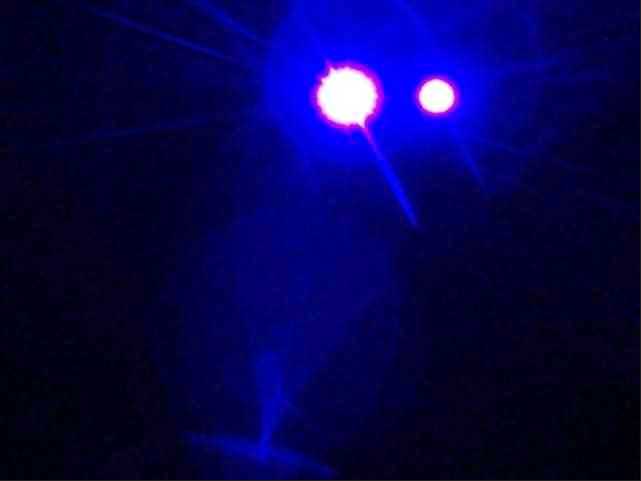
#> input picture Task_4B/custom_img_01.png, 641 x 481 px
$ python LD_2902_led_detection.py --image custom_img_01.png
#> lines starting #> are read from the running program, lines starting #| are printed output that depends on the picture; after the words box and inside, x2 and y2 are one past the last pixel; in counts of white or black regions, pixels touching at a corner belong together
'''
# Team ID:          2902
# Theme:            Luminosity Drone
# Author List:      Manila Raj Putra, Aman Kumar, Harsh Gulzar, Shivam Kumar
# Filename:         LD_2902_led_detection.py
# Functions:        __init__(), call_image(), preprocess_image(), detect_contours(), detect_cluster(), write_data()
# Global variables: None
'''

# importing the necessary packages
from imutils import contours
from skimage import measure
from sklearn.cluster import KMeans
import numpy as np
import cv2
import argparse

class Detection():

   def __init__(self):
      """
        Purpose:
        -------------------------------------------
        Initilizing the newly created object.

        Input Arguments:
        -------------------------------------------
        self

        Returns:
        -------------------------------------------
        None

        Example Call:
        -------------------------------------------

      """
      self.organism_type_map = {
            2 : "alien_a",
            3 : "alien_b",
            4 : "alien_c",
            5 : "alien_d"
      }                                                                            #self.organism_type_map: dictonary to stores all the names of the organism as value and led count as their key
      self.centroids = []        						                                #self.centroids: list to store the centroids of the organisms
      self.organisms_type = []                                                     #self.organism_type: list to store the type of organism detected by the algorithm
      self.threshold_area = 50                                                     #self.threshold_area: store max threshold area to form cluster

   def call_image(self):
      """
        Purpose:
        -------------------------------------------
        Function to read the images using argument parser

        Input Arguments:
        -------------------------------------------
        self

        Returns:
        -------------------------------------------
        None

        Example Call:
        -------------------------------------------
        call_image()
      """
      parser = argparse.ArgumentParser()                                           #parser: Intializes the Parser argument

      #Adding parser argument named --image and help text.
      parser.add_argument('--image', help = 'Enter Image File Name')

      args = parser.parse_args()                                                   #args: Parse command-line arguments using the argparse module
      #reading the path of the image --------------------------------------------
      self.image_path = args.image                                                 #self.image_path: Storing the image path using command line
      self.image = cv2.imread(self.image_path,1)                                   #self.image: Reading image using CV.imread function
#> self.image is the input picture: shape (481, 641, 3); mean B, G, R 77.9, 3.8, 6.3

   def preprocess_image(self):
      """
        Purpose:
        -------------------------------------------
        Applies filter to remove noise from the images

        Input Arguments:
        -------------------------------------------
        self

        Returns:
        -------------------------------------------
        None

        Example Call:
        -------------------------------------------
        preprocess_image()
      """
      grayscale_image = cv2.cvtColor(self.image,cv2.COLOR_BGR2GRAY)                 #Converting 'image' to grayscale and storing it
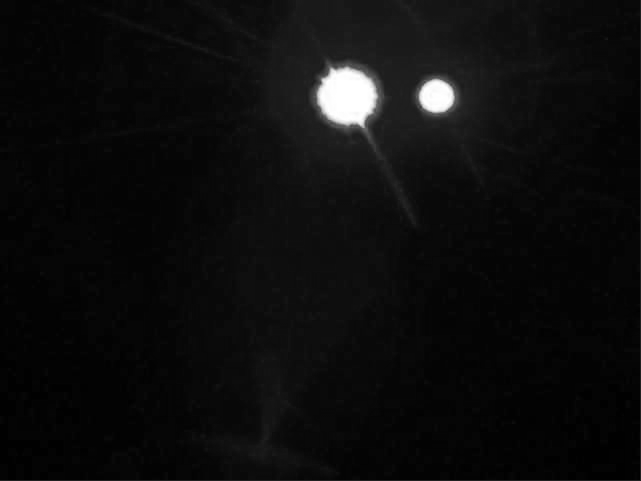
#> grayscale_image: shape (481, 641); min 1, max 255, mean 13
      blurred_image = cv2.GaussianBlur(grayscale_image, (5, 5), 0)                  #Blurring 'grayscale_image' using gaussianblur and storing it in blurred_image varible
   # threshold the image to reveal light regions in the blurred image------------------------------------------------------------------
      self.threshold = cv2.threshold(blurred_image, 225, 255, 0)[1]                 #Thresholding 'blurred_image' with thresh value- 225,255,0 and storing it
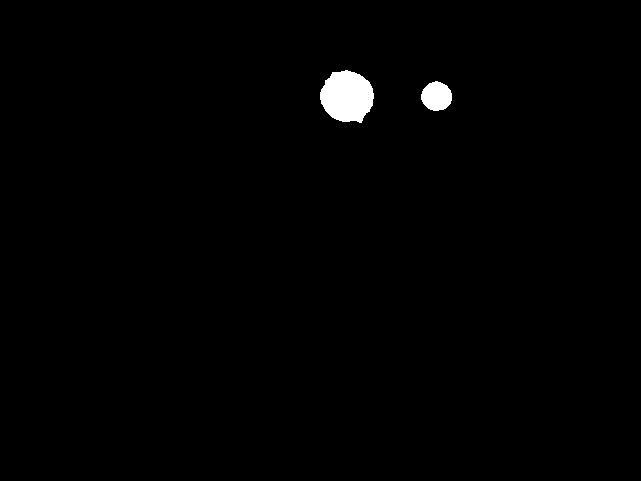
#> self.threshold: shape (481, 641); 0.93% white; 2 white regions, box (x1, y1, x2, y2) and area: (320, 70, 374, 123) 2166, (421, 81, 452, 111) 707

   # perform a series of erosions and dilations to remove any small blobs of noise from the thresholded image--------------------------
      self.threshold = cv2.erode(self.threshold, None, iterations=2)                #Performing erosion with 2 iterations
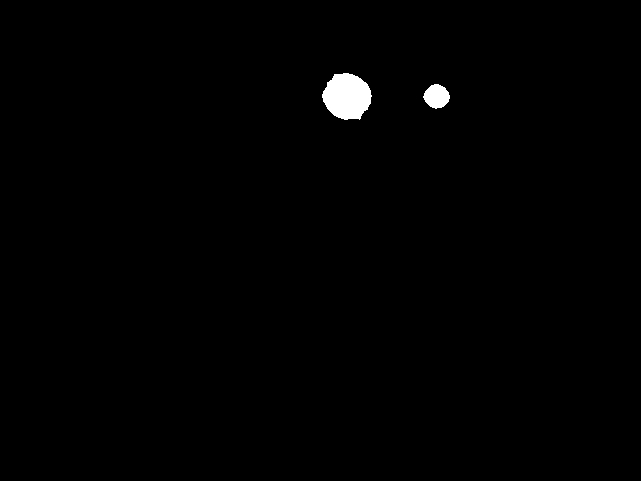
#> self.threshold: shape (481, 641); 0.72% white; 2 white regions, box (x1, y1, x2, y2) and area: (322, 73, 372, 120) 1752, (423, 84, 450, 109) 480
      self.threshold = cv2.dilate(self.threshold, None, iterations=4)               #Performing dilations with 4 iterations
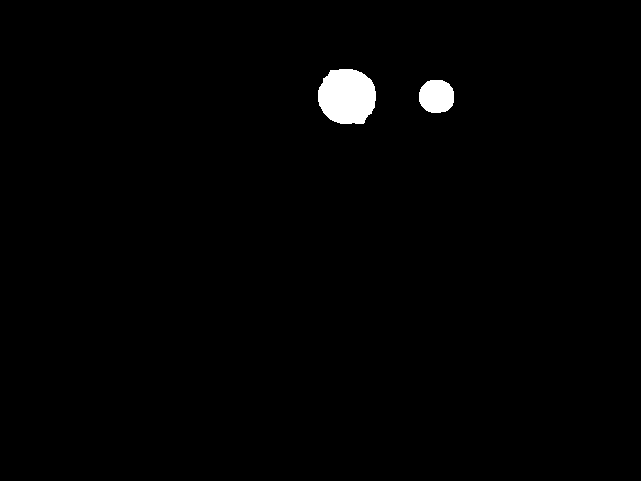
#> self.threshold: shape (481, 641); 1.2% white; 2 white regions


   def detect_contours(self):
      """
        Purpose:
        -------------------------------------------
        Detects the conoturs using OpenCV

        Input Arguments:
        -------------------------------------------
        self

        Returns:
        -------------------------------------------
        None

        Example Call:
        -------------------------------------------
        detect_contours()
      """
      self.contours, heirarchy = cv2.findContours(self.threshold, cv2.RETR_LIST, cv2.CHAIN_APPROX_SIMPLE)     #self.contours: Finding Contours
#> self.contours = 2 contours; box (x1, y1, x2, y2) and area: (318, 69, 376, 124) 2514, (419, 80, 454, 113) 910
      #Sorting Contours based on x-coordinates(left to right)-------------------------------------------------
      self.contours = sorted(self.contours, key=lambda c: cv2.boundingRect(c)[0])
      #Drawing boundary around detected contours--------------------------------------------------------------
      cv2.drawContours(self.image,self.contours,-1,(0,0,255),2)
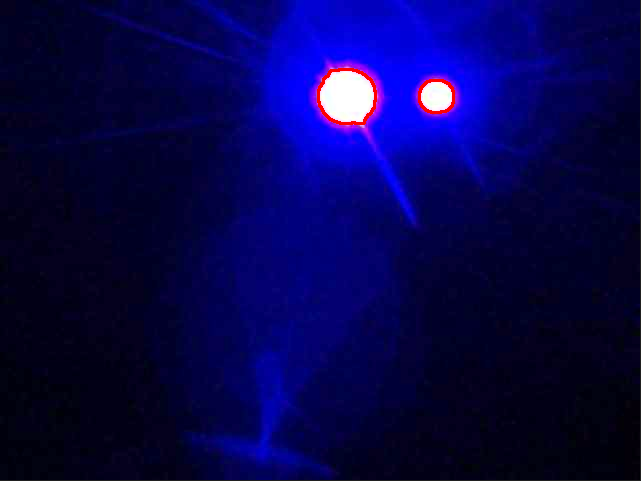
#> self.image: shape (481, 641, 3); 0.32% of pixels changed, all inside (x1, y1, x2, y2) = (317, 68, 455, 125)

   def detect_cluster(self):
      """
        Purpose:
        -------------------------------------------
        Detects the Led Clusters

        Input Arguments:
        -------------------------------------------
        self

        Returns:
        -------------------------------------------
        None

        Example Call:
        -------------------------------------------
        detect_cluster()
      """
      grouped_contours = [self.contour for self.contour in self.contours if cv2.contourArea(self.contour) > self.threshold_area]                                                            #grouped_contours: grouping the number of contours according to contour area
#> grouped_contours has the same summary as self.contours in detect_contours
      contour_centers = np.array([[(center_x + width) / 2, (center_y + height) / 2] for center_x, center_y, width, height in [cv2.boundingRect(contour) for contour in grouped_contours]])  #contour_centers: Calculating centers of grouped contours using bounding rect method
#> contour_centers = [[188, 62], [227, 56.5]]

      # Determine the number of clusters according to threshold area and number of detected contours
      if cv2.contourArea(self.contour) > self.threshold_area :
         if len(self.contours) > 13 :
             num_clusters = 4
         elif len(self.contours) > 8 and len(self.contours) < 13 :
            num_clusters = 3
         elif len(self.contours) > 5 and len(self.contours) < 10 :
            num_clusters = 2
         else:num_clusters = 1


      #Apply KMeans Clustering-----------------------------------------------------------------------------------
      kmeans = KMeans(n_clusters = num_clusters,n_init= "auto")
      kmeans.fit(contour_centers)                       #Fitting contours centers to Kmenas labels
      labels = kmeans.labels_

      #Group contours based on the KMeans labels-----------------------------------------------------------------
      self.clusters = {i: [] for i in range(num_clusters)}

      #looping over grouped contours
      for i, contour in enumerate(grouped_contours):
         self.clusters[labels[i]].append(contour)
#> this loop made 2 passes

      self.grouped_image = self.image.copy()           #self.grouped_image: Storing a copy of image

      #looping over num_clusters----------------------------------------------------------------------------------
      for i in range(num_clusters):
         if len(self.clusters[i]) > 0:
            # Combine all contours in the cluster
            combined_contour = np.vstack(self.clusters[i])

            # Calculate the convex hull
            convex_hull = cv2.convexHull(combined_contour)

            # Get the bounding rectangle for the convex hull
            point_x, point_y, width, height = cv2.boundingRect(convex_hull)

            # Drawing the bounding rectangle for each clusters
            cv2.rectangle(self.grouped_image, (point_x, point_y), (point_x + width, point_y + height), (0, 255, 0), 2)

            points = cv2.moments(convex_hull)                               #storing moments in points
            centroid_X = float(points["m10"] / points["m00"])               #Calculating centroid X-coordintes
            centroid_Y = float(points["m01"] / points["m00"])               #Calculating centroid Y-coordinates
                                     #["m00"] -- represnts Total Area of Object
                                     #["m10"] -- Gives center of mass in X-Axis
                                     #["m01"] -- Gives center of mass in Y-Axis
            centroid = (centroid_X,centroid_Y)                              #centroid: tupple to store X and Y coordinates of convex_hull
            self.centroids.append(centroid)                                 #self.centroids: Appending the X and Y coordinates to list

            self.number_of_contours = len(self.clusters[i])                 #self.number_of_contours: Store the number of contours and the corresponding organism type
            organism = self.organism_type_map.get(self.number_of_contours, "unknown")
            self.organisms_type.append(organism)                            #self.organisms_type: Store the type of different organisms
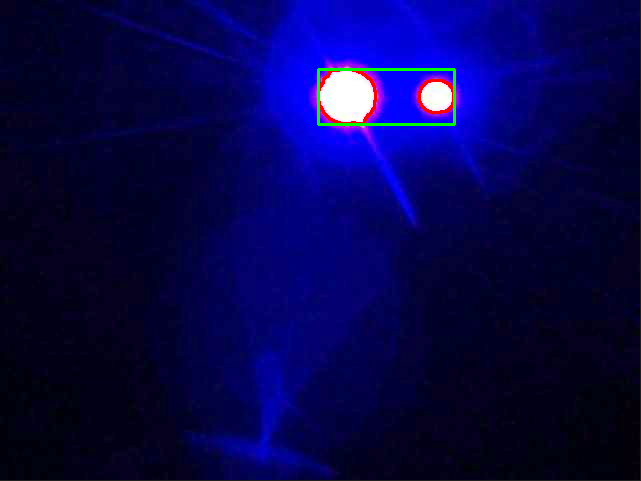
#> self.grouped_image: shape (481, 641, 3); 0.37% of pixels changed, all inside (x1, y1, x2, y2) = (317, 68, 456, 126)
#> after the loop, self.centroids = [(380.3, 96.08)]; self.organisms_type = ['alien_a']


   def write_data(self):
      """
        Purpose:
        -------------------------------------------
        Writing data in the format of an image and text

        Input Arguments:
        -------------------------------------------
        self

        Returns:
        -------------------------------------------
        None

        Example Call:
        -------------------------------------------
        Run when we have to write the result data in text and image format
      """

      #-----------------Opening a text file for writing image data------------------------
      with open(f"{self.image_path}_detection_results.txt", "w") as file:
         #------------------------Looping over the contours-------------------------------
         for i, contour in enumerate(self.clusters):
             #----------------------writing the organism type-----------------------------
            file.write(f"Organism Type: {self.organisms_type[i]}\n")
             #-------------writing the centroid of the organism cluster-------------------
            file.write(f"Centroid: {self.centroids[i]}\n\n")

         #----------Saving the image with name, imageName_detection_result.png------------
      cv2.imwrite(f"{self.image_path}_detection_results.png", self.grouped_image)

         #--------------------------Closing the text file---------------------------------
      file.close()

if __name__ == '__main__' :

   detection = Detection()    #detection: object of  the Detection Class
   #reading images using image parser---------------------------
   detection.call_image()

   #preprocessing the images to remove noise--------------------
   detection.preprocess_image()

   #detecting countour in the processed image-------------------
   detection.detect_contours()

   #detecting clusters -----------------------------------------
   detection.detect_cluster()

   #writing data in a file--------------------------------------
   detection.write_data()

$ run again, on Task_4B/custom_img_03.png
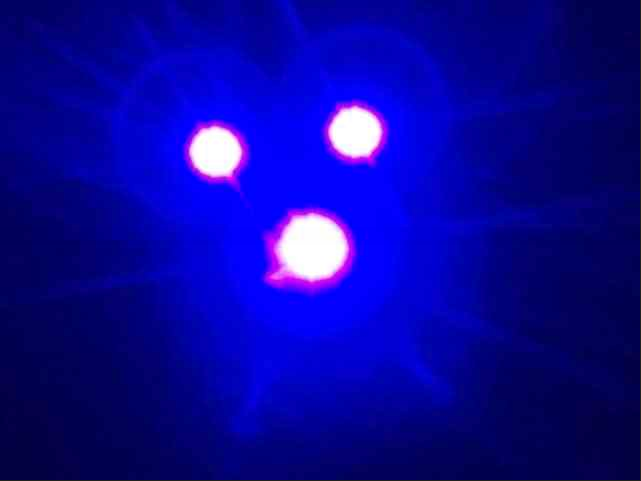
#> input picture Task_4B/custom_img_03.png, 641 x 481 px
#> in call_image, self.image is the input picture: shape (481, 641, 3); mean B, G, R 151.8, 7, 10.6
#> in preprocess_image, `self.threshold = cv2.dilate(self.threshold, None, iterations=4)`:
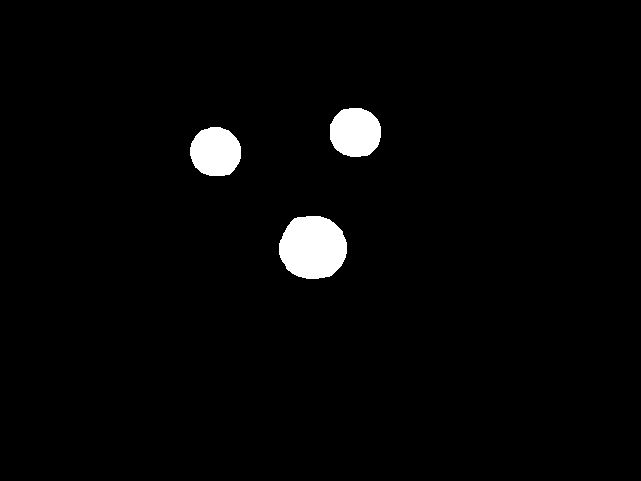
#> self.threshold: shape (481, 641); 2.4% white; 3 white regions
#> self.contours = 3 contours; box (x1, y1, x2, y2) and area: (279, 216, 347, 279) 3336, (330, 108, 381, 157) 1968, (190, 127, 241, 176) 1934
#> self.image: shape (481, 641, 3); 0.57% of pixels changed, all inside (x1, y1, x2, y2) = (189, 107, 382, 280)
#> grouped_contours has the same summary as self.contours in detect_contours
#> contour_centers = [[120.5, 88], [173.5, 139.5], [190.5, 78.5]]
#> the loop in detect_cluster, `for i, contour in enumerate(grouped_contours):` made 3 passes
#> after the loop in detect_cluster, `for i in range(num_clusters):`:
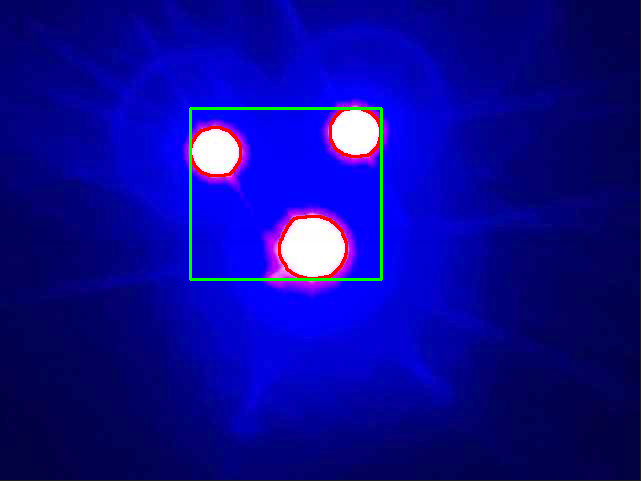
#> self.grouped_image: shape (481, 641, 3); mean B, G, R 148.8, 8, 10.4
#> after the loop in detect_cluster, `for i in range(num_clusters):`: self.centroids = [(294.4, 181)]; self.organisms_type = ['alien_b']

$ run again, on Task_4B/custom_img_04.png
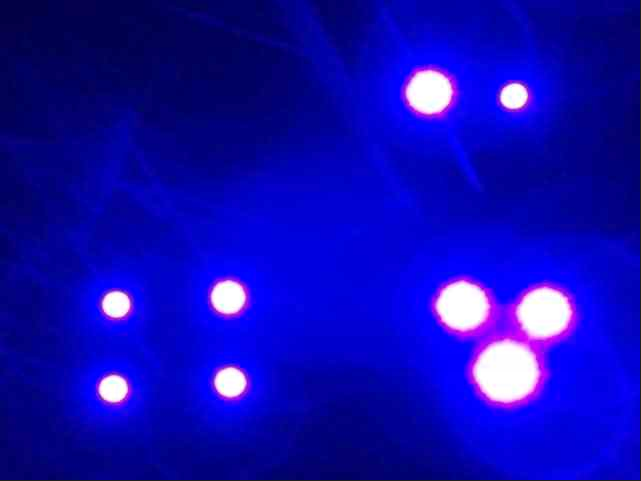
#> input picture Task_4B/custom_img_04.png, 641 x 481 px
#> in call_image, self.image is the input picture: shape (481, 641, 3); mean B, G, R 176.1, 10.5, 15.9
#> in preprocess_image, `self.threshold = cv2.dilate(self.threshold, None, iterations=4)`:
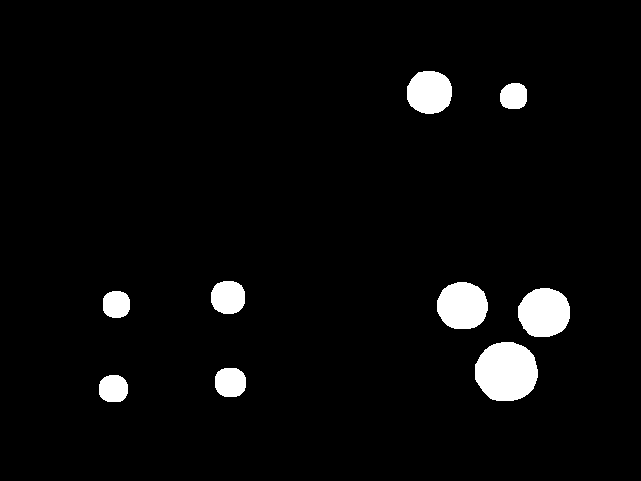
#> self.threshold: shape (481, 641); 3.9% white; 9 white regions
#> self.contours = 9 contours; largest, box (x1, y1, x2, y2) and area: (475, 342, 538, 401) 2890, (518, 288, 570, 337) 1974, (437, 282, 488, 329) 1858, (407, 71, 452, 114) 1512, (211, 281, 245, 314) 888
#> self.image: shape (481, 641, 3); 1.21% of pixels changed, all inside (x1, y1, x2, y2) = (98, 70, 571, 403)
#> grouped_contours has the same summary as self.contours in detect_contours
#> contour_centers = [[64, 201], [65, 159], [122.5, 157], [123, 198.5], [226, 57], [244, 164.5], [269, 200.5], [263.5, 54.5], [285, 168.5]]
#> the loop in detect_cluster, `for i, contour in enumerate(grouped_contours):` made 9 passes
#> after the loop in detect_cluster, `for i in range(num_clusters):`:
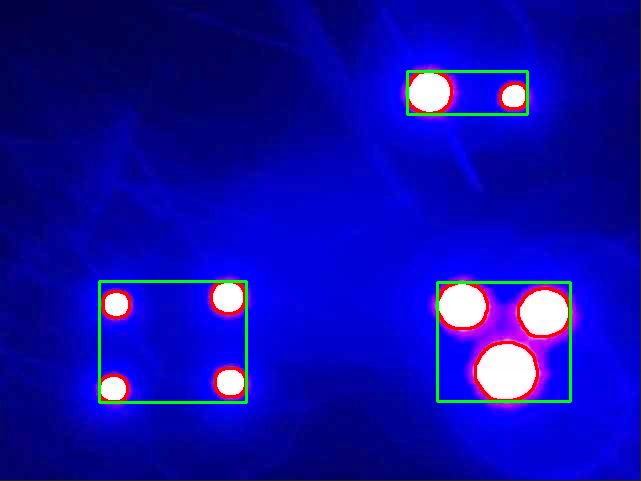
#> self.grouped_image: shape (481, 641, 3); mean B, G, R 170.4, 12.4, 15.6
#> after the loop in detect_cluster, `for i in range(num_clusters):`: self.centroids = [(462.2, 93.25), (173.2, 342.5), (503.8, 332.6)]; self.organisms_type = ['alien_a', 'alien_c', 'alien_b']
